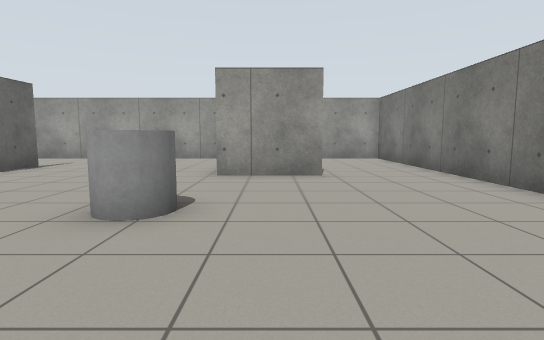
view 1 (above)

16 first-person views from a walk through a robot-simulator world made for Gazebo. The camera is 0.94 m above the floor, tilts 6° down and sees 80° across. The floor is counted in squares, 1 m on a side. Each view is taken from the middle of a square. On the plan, view 1 faces up. The plan holds only what a view shows up to about 12 squares ahead; the rest is blank.

view 2
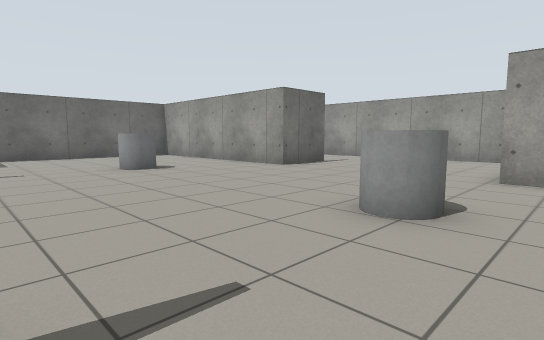

view 3
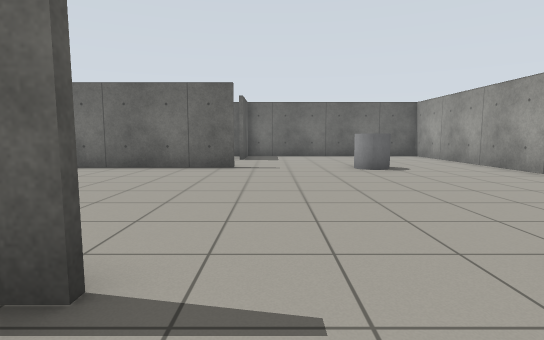

view 4
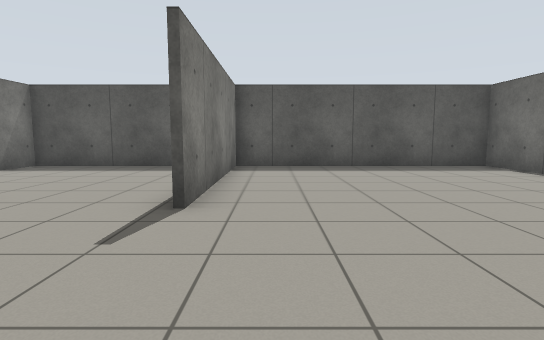

view 5
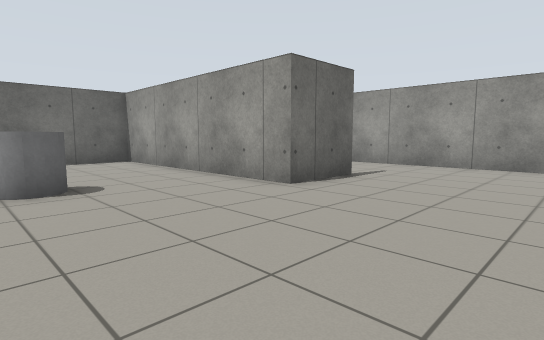

view 6
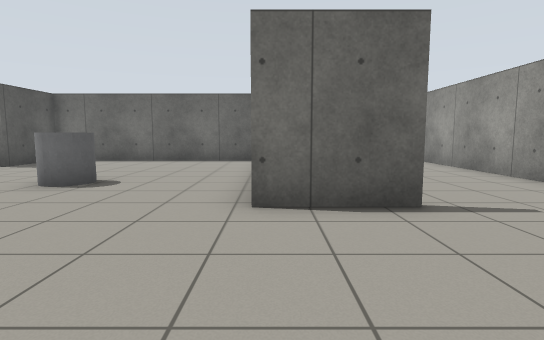

view 7
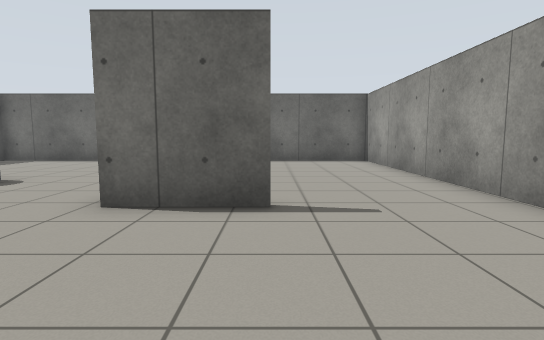

view 8
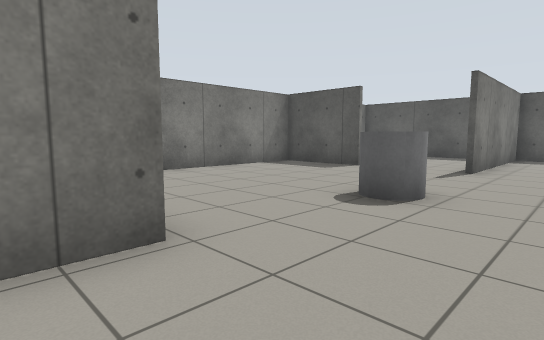

view 9
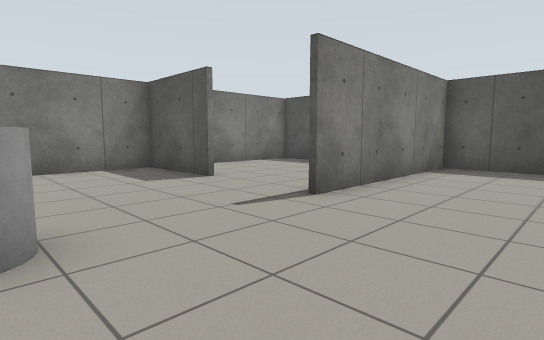

view 10
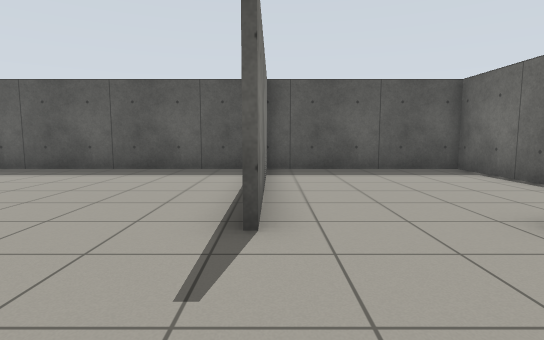

view 11
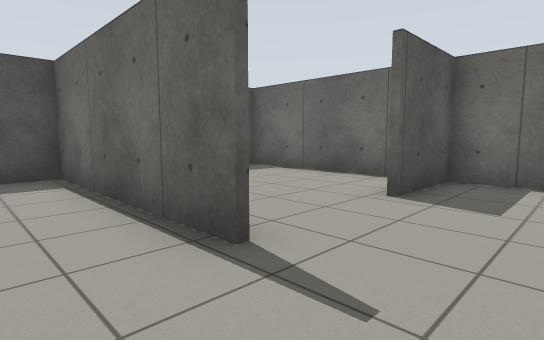

view 12
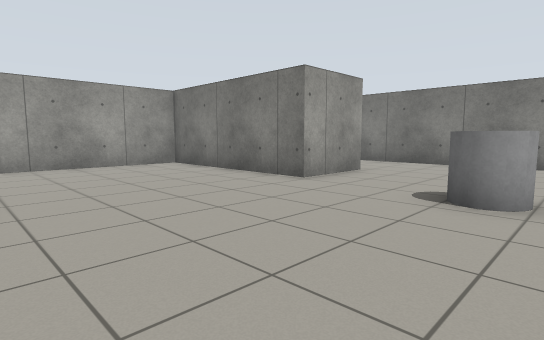

view 13
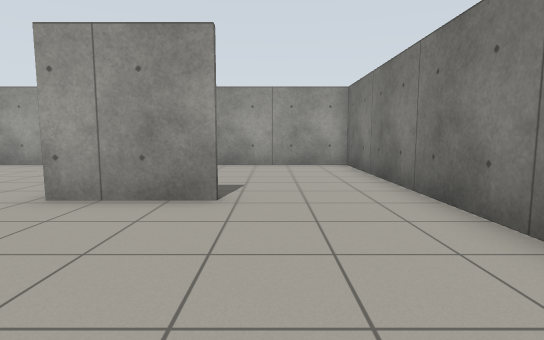

view 14
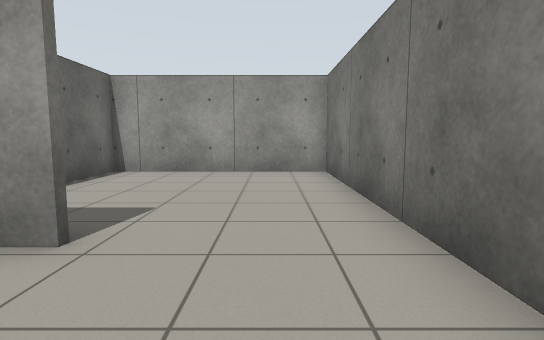

view 15
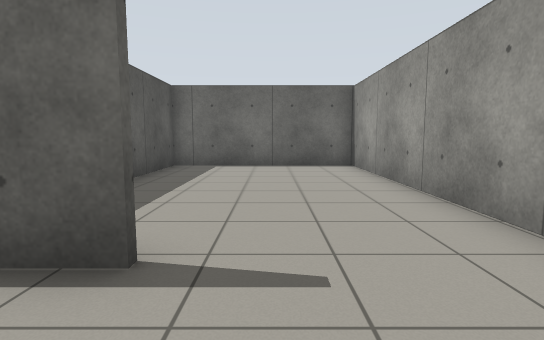

view 16
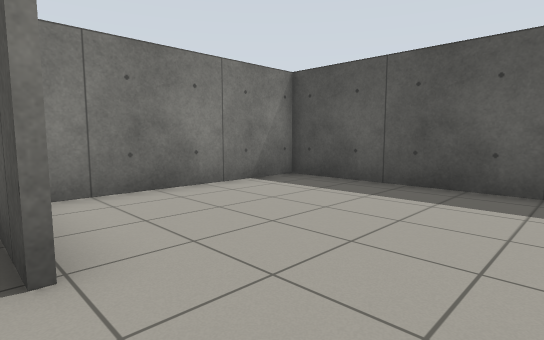

### Floor plan
Points are (right, up) in squares from view 1. A wall is a line through its corners. A room is listed if a view was taken in it or the views show most of it. See-through windows are left out.
Room 1 (views 1, 2, 3, 4, 5, 6, 7, 8, 9, 10, 11, 12, 13, 14, 15, 16)
walls: (-7.2, 10) (-7.2, 7.7) (-15.3, 7.7) (-15.3, 4.1); (-1.7, -0.1) (-1.7, -0.6); (1.3, 7.7) (-1.3, 7.7) (-1.3, 13.6); (-9.7, -0.1) (-9.7, -6.2); (1.2, -0.1) (4.5, -0.1); (-9.9, -1.5) (-9.9, -0.1); (-1.2, 13.6) (-1.2, 11.4); (-15.3, 2) (-15.3, 0); (-15.4, -0.1) (-12.8, -0.1); (-1.9, -6.2) (-1.9, -0.1); (-10.1, -6.1) (4.4, -6.1) (4.4, 13.6) (-15.3, 13.6) (-15.3, 7.9) (-12.1, 7.9)
ways out: opening at (-11.5, -0.5) to room 2
objects: grey cylinder (-10, 4) to (-9, 4); grey cylinder (-2, 4) to (-1, 4)
Room 2 (no view inside)
walls: (-9.9, -4.9) (-9.9, -1.5); (-15.3, 0) (-15.3, -6.1) (-10.1, -6.1)
ways out: opening at (-11.5, -0.5) to room 1

Where each view was taken, in squares from view 1:
view 1: 0 up, 0 right, facing up
view 2: 0 up, 0 right, facing up-left
view 3: 1 up, 0 right, facing left
view 4: 4 up, 3 left, facing down
view 5: 3 up, 3 left, facing up-left
view 6: 8 up, 3 left, facing left
view 7: 10 up, 3 left, facing left
view 8: 9 up, 4 left, facing down-right
view 9: 4 up, 5 left, facing down-right
view 10: 3 up, 10 left, facing down
view 11: 2 up, 8 left, facing down-left
view 12: 3 up, 7 left, facing up-right
view 13: 3 up, 2 right, facing up
view 14: 5 up, 3 right, facing up
view 15: 11 up, 5 left, facing left
view 16: 0 up, 1 left, facing down-right
